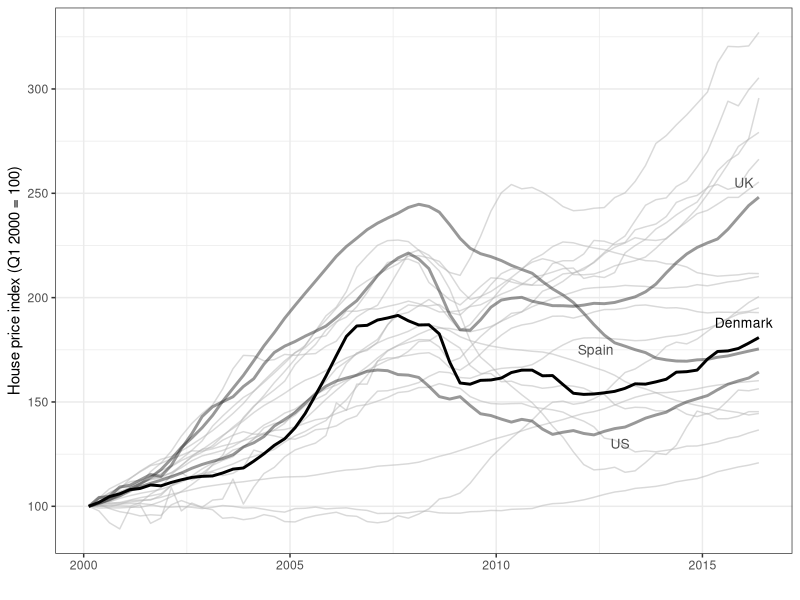
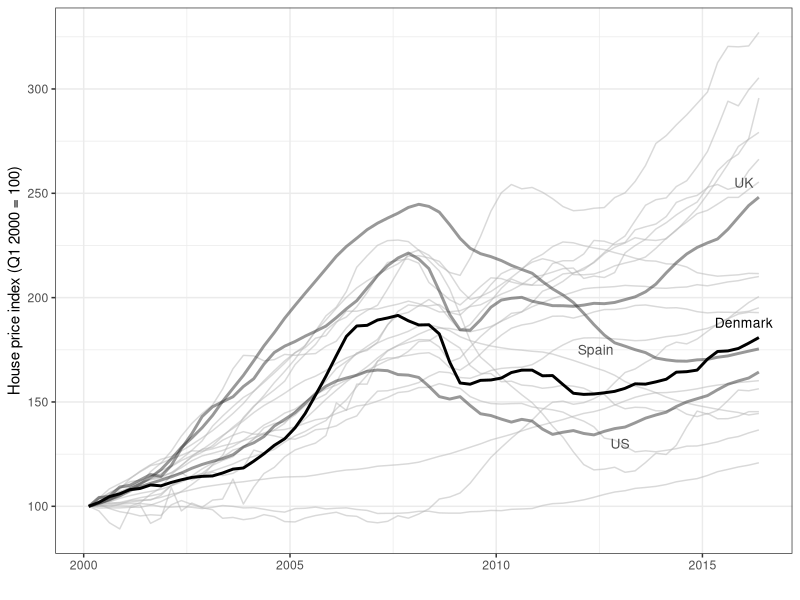

Write R code to recreate these figures, in order.
setwd("~/GitHub/housing")

require(readxl)
require(dplyr)
require(tidyr)
require(lubridate)
require(ggplot2)

hpd<-read_excel("data/dallasfed_ihpd.xlsx",sheet=2)

names(hpd)<-c("quarter",names(hpd)[2:ncol(hpd)])

#reshape
hpd2<-hpd %>% 
  select(-Aggregate) %>% 
  gather(.,cntry,hpi,Australia:Israel) %>% 
  mutate(year=substr(quarter,1,4),
         q=as.numeric(substr(quarter,7,7)),
         month=(q-1)*3+2,
         date=dmy(paste(15,month,year,sep="-"))) %>% 
  filter(cntry!="Japan") %>% 
  filter(cntry!="S. Africa") %>% 
  filter(year>1999) %>% 
  mutate(keycntry=factor(ifelse(cntry %in% c("US","UK","Spain"),1,0))) 

#reindex so that 2000=100
head(hpd2)
hpd2$indexval<-NA
for (i in 1:nrow(hpd2)){
  hpd2$indexval[i]<-hpd2$hpi[hpd2$quarter=="2000:Q1" & hpd2$cntry==hpd2$cntry[i]]
}
hpd2<-mutate(hpd2,hpi_ri=100*(hpi/indexval))

ggplot(hpd2,aes(date,hpi_ri,group=cntry)) +
  geom_line(data=subset(hpd2,cntry!="Denmark"),alpha=.5,aes(color=keycntry,size=keycntry)) +
  geom_line(data=subset(hpd2,cntry=="Denmark"),alpha=1,size=1) +
  theme_bw() +
  scale_color_manual(values=c("gray70","gray20")) +
  scale_size_manual(values=c(.5,1.0)) +
  scale_alpha_manual(values=c(.8,1)) +
  theme(legend.position="none") +
  labs(x="",y="House price index (Q1 2000 = 100)") +
  annotate("text",x=dmy("01-01-2016"),y=255,label="UK",color="gray30",size=3.5) +
  annotate("text",x=dmy("01-06-2012"),y=175,label="Spain",color="gray30",size=3.5) +
  annotate("text",x=dmy("01-01-2013"),y=130,label="US",color="gray30",size=3.5) +
  annotate("text",x=dmy("01-01-2016"),y=188,label="Denmark",color="gray0",size=3.5)

ggsave("figures/timeplot.pdf",width=8,height=4)
